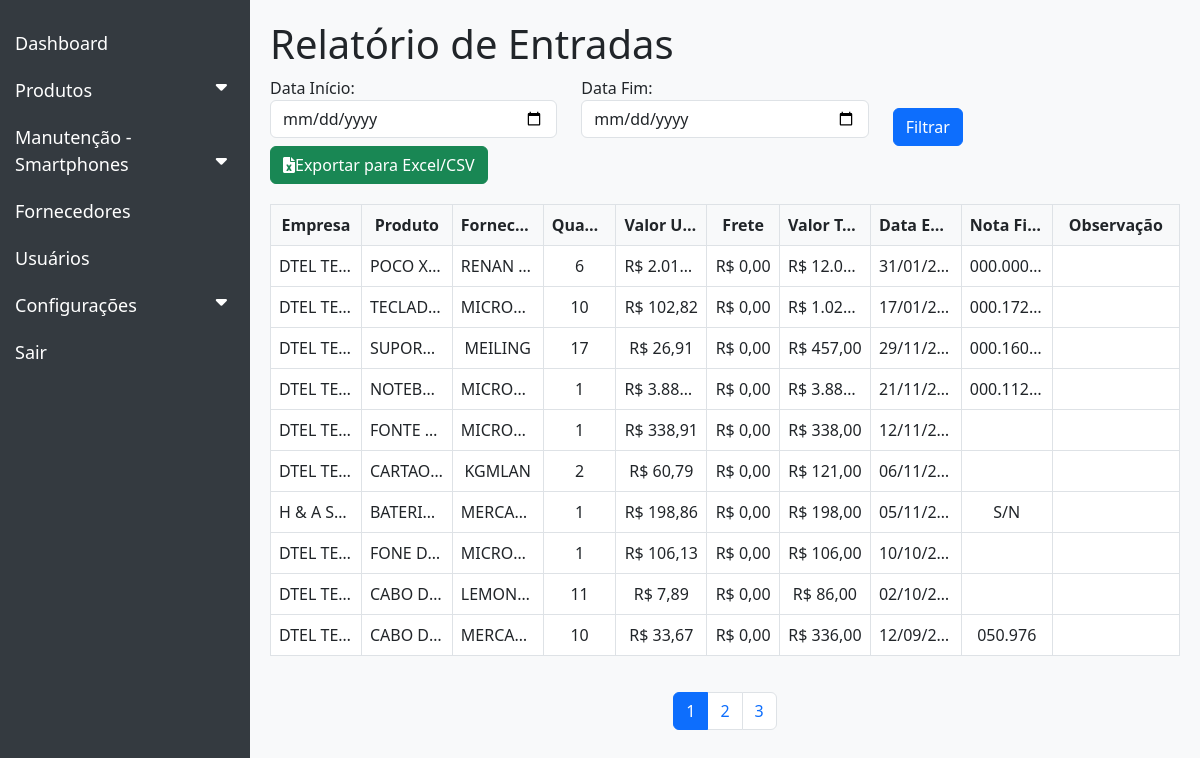
The app's page /product/product_rel_entry.php with its own data.
### tables this page shows
CREATE TABLE `entrada_produto` (
  `id_entrada` int(11) NOT NULL,
  `id_empresa` int(11) DEFAULT NULL,
  `id_produto` int(11) DEFAULT NULL,
  `id_fornecedor` int(11) DEFAULT NULL,
  `quantidade` int(11) NOT NULL,
  `valor_unitario` decimal(10,2) DEFAULT NULL,
  `frete` decimal(10,2) DEFAULT NULL,
  `valor_total` decimal(10,2) DEFAULT NULL,
  `data_entrada` date DEFAULT NULL,
  `nf` varchar(50) DEFAULT NULL,
  `observacao` text DEFAULT NULL
);

CREATE TABLE `empresas` (
  `id` int(11) NOT NULL,
  `nome` varchar(50) NOT NULL,
  `cnpj_empresa` varchar(14) NOT NULL,
  `ativo` tinyint(1) NOT NULL DEFAULT 1
);

CREATE TABLE `produtos` (
  `id` int(11) NOT NULL,
  `nome` varchar(100) NOT NULL,
  `marca` varchar(50) NOT NULL
);

CREATE TABLE `fornecedores` (
  `id` int(11) NOT NULL,
  `nome` varchar(255) NOT NULL,
  `ativo` tinyint(1) NOT NULL DEFAULT 1
);

### product/product_rel_entry.php (the view, shortened to what this page needs)
<?php
include(__DIR__ . '/../config/config.php');
$data_inicio = isset($_GET['data_inicio']) ? $_GET['data_inicio'] : '';
$data_fim = isset($_GET['data_fim']) ? $_GET['data_fim'] : '';
$registros_por_pagina = 10;
$pagina_atual = isset($_GET['pagina']) ? (int)$_GET['pagina'] : 1;
$offset = ($pagina_atual - 1) * $registros_por_pagina;
$sql = "SELECT e.id_empresa, emp.nome AS empresa, p.nome AS produto, f.nome AS fornecedor,
               e.quantidade, e.valor_unitario, e.frete, e.valor_total, e.data_entrada, e.nf, e.observacao
        FROM entrada_produto e
        JOIN empresas emp ON e.id_empresa = emp.id
        JOIN produtos p ON e.id_produto = p.id
        JOIN fornecedores f ON e.id_fornecedor = f.id
        WHERE 1=1";
$sql .= " ORDER BY e.data_entrada DESC";
$sql .= " LIMIT $registros_por_pagina OFFSET $offset";
$result = $mysqli->query($sql);
$sql_total = "SELECT COUNT(*) AS total FROM entrada_produto e WHERE 1=1";
$result_total = $mysqli->query($sql_total);
$total_registros = $result_total->fetch_assoc()['total'];
$total_paginas = ceil($total_registros / $registros_por_pagina);
?>
<!DOCTYPE html>
<html lang="pt-br">
<head>
    <link rel="stylesheet" href="https://cdn.jsdelivr.net/npm/bootstrap@5.3.0/dist/css/bootstrap.min.css">
    <link rel="stylesheet" href="https://cdnjs.cloudflare.com/ajax/libs/font-awesome/6.0.0-beta3/css/all.min.css">
    <link rel="stylesheet" href="https://cdnjs.cloudflare.com/ajax/libs/colresizable/1.6.0/colResizable.min.css">
</head>
<body>
    <?php include(__DIR__ . '/../sidebar.php'); ?>
    <div class="main-content">
        <h1>Relatório de Entradas</h1>
        <form method="GET" action="" class="filter-form">
            <div class="row">
                <div class="col-md-4">
                    <label for="data_inicio">Data Início:</label>
                    <input type="date" id="data_inicio" name="data_inicio" class="form-control" value="<?php echo htmlspecialchars($data_inicio); ?>">
                </div>
                <div class="col-md-4">
                    <label for="data_fim">Data Fim:</label>
                    <input type="date" id="data_fim" name="data_fim" class="form-control" value="<?php echo htmlspecialchars($data_fim); ?>">
                </div>
                <div class="col-md-4">
                    <button type="submit" class="btn btn-primary" style="margin-top: 32px;">Filtrar</button>
                </div>
                <div class="col-md-4">
                    <a href="export_entry.php" class="btn btn-success">
                        <i class="fas fa-file-excel"></i>Exportar para Excel/CSV
                    </a>
                </div>
            </div>
        </form>
        <div class="table-container">
            <table class="table table-bordered table-spreadsheet table-fixed" id="resizableTable">
                <thead>
                    <tr>
                        <th style="width: 10%;">Empresa</th>
                        <th style="width: 10%;">Produto</th>
                        <th style="width: 10%;">Fornecedor</th>
                        <th style="width: 8%;">Quantidade</th>
                        <th style="width: 10%;">Valor Unitário</th>
                        <th style="width: 8%;">Frete</th>
                        <th style="width: 10%;">Valor Total</th>
                        <th style="width: 10%;">Data Entrada</th>
                        <th style="width: 10%;">Nota Fiscal</th>
                        <th style="width: 14%;">Observação</th>
                    </tr>
                </thead>
                <tbody>
                    <?php while ($row = $result->fetch_assoc()): ?>
                        <tr>
                            <td><?php echo htmlspecialchars($row['empresa']); ?></td>
                            <td><?php echo htmlspecialchars($row['produto']); ?></td>
                            <td><?php echo htmlspecialchars($row['fornecedor']); ?></td>
                            <td><?php echo htmlspecialchars($row['quantidade']); ?></td>
                            <td>R$ <?php echo number_format($row['valor_unitario'], 2, ',', '.'); ?></td>
                            <td>R$ <?php echo number_format($row['frete'], 2, ',', '.'); ?></td>
                            <td>R$ <?php echo number_format($row['valor_total'], 2, ',', '.'); ?></td>
                            <td><?php echo date('d/m/Y', strtotime($row['data_entrada'])); ?></td>
                            <td><?php echo htmlspecialchars($row['nf']); ?></td>
                            <td><?php echo nl2br(htmlspecialchars($row['observacao'])); ?></td>
                        </tr>
                    <?php endwhile; ?>
                </tbody>
            </table>
        </div>
        <nav>
            <ul class="pagination">
                <?php for ($i = 1; $i <= $total_paginas; $i++): ?>
                    <li class="page-item <?php echo ($i == $pagina_atual) ? 'active' : ''; ?>">
                        <a class="page-link" href="?pagina=<?php echo $i; ?>&data_inicio=<?php echo $data_inicio; ?>&data_fim=<?php echo $data_fim; ?>"><?php echo $i; ?></a>
                    </li>
                <?php endfor; ?>
            </ul>
        </nav>
    </div>
</body>
</html>

### sidebar.php (shortened to what this page needs)
<div class="sidebar">
    <a href="/centro_de_custos/dashboard/painel.php">Dashboard</a>
    <button class="dropdown-btn">Produtos
        <i class="fas fa-caret-down"></i>
    </button>
    <button class="dropdown-btn">Manutenção - Smartphones
        <i class="fas fa-caret-down"></i>
    </button>
    <a href="/centro_de_custos/settings/supplier_menu.php">Fornecedores</a>
    <a href="/centro_de_custos/settings/user_menu.php">Usuários</a>
    <button class="dropdown-btn">Configurações
        <i class="fas fa-caret-down"></i>
    </button>
    <a href="/centro_de_custos/dashboard/logout.php">Sair</a>
</div>

### product/product_rel_entry.php (style rules this page uses)
.table-fixed { table-layout: fixed; width: 100%; }
.table-fixed th, .table-fixed td { overflow: hidden; text-overflow: ellipsis; white-space: nowrap; }
.table-container { overflow-x: auto; }
.table-spreadsheet { border: 1px solid #dee2e6; }
.table-spreadsheet th, .table-spreadsheet td { border: 1px solid #dee2e6; padding: 8px; text-align: center; }
.table-spreadsheet th { background-color: #f8f9fa; font-weight: bold; }
.pagination { justify-content: center; margin-top: 20px; }
.filter-form { margin-bottom: 20px; }
body { background-color: #f8f9fa; display: flex; }
.sidebar { height: 100vh; width: 250px; position: fixed; top: 0; left: 0; background-color: #343a40; padding-top: 20px; }
.sidebar a { padding: 10px 15px; text-decoration: none; font-size: 18px; color: #ffffff; display: block; }
.main-content { margin-left: 250px; padding: 20px; width: calc(100% - 250px); }

### sidebar.php (style rules this page uses)
.sidebar { height: 100%; width: 250px; position: fixed; top: 0; left: 0; background-color: #343a40; padding-top: 20px; }
.sidebar a, .dropdown-btn { padding: 10px 15px; text-decoration: none; font-size: 18px; color: #ffffff; display: block; border: none; background: none; width: 100%; text-align: left; cursor: pointer; outline: none; }
.fa-caret-down { float: right; padding-right: 8px; }

### records on screen
entrada_produto: id_empresa.nome "DTEL TE…", id_produto.nome "POCO X…", id_fornecedor.nome "RENAN…", quantidade "6", valor_unitario "2.01…", frete "0,00", valor_total "12.0…", data_entrada "31/01/2…", nf "000.000…"
entrada_produto: id_empresa.nome "DTEL TE…", id_produto.nome "TECLAD…", id_fornecedor.nome "MICRO…", quantidade "10", valor_unitario "102,82", frete "0,00", valor_total "1.02…", data_entrada "17/01/2…", nf "000.172…"
entrada_produto: id_empresa.nome "DTEL TE…", id_produto.nome "SUPORT…", id_fornecedor.nome "MEILING", quantidade "17", valor_unitario "26,91", frete "0,00", valor_total "457,00", data_entrada "29/11/2…", nf "000.160…"
entrada_produto: id_empresa.nome "DTEL TE…", id_produto.nome "NOTEB…", id_fornecedor.nome "MICRO…", quantidade "1", valor_unitario "3.88…", frete "0,00", valor_total "3.88…", data_entrada "21/11/2…", nf "000.112…"
entrada_produto: id_empresa.nome "DTEL TE…", id_produto.nome "FONTE…", id_fornecedor.nome "MICRO…", quantidade "1", valor_unitario "338,91", frete "0,00", valor_total "338,00", data_entrada "12/11/2…"
entrada_produto: id_empresa.nome "DTEL TE…", id_produto.nome "CARTAO…", id_fornecedor.nome "KGMLAN", quantidade "2", valor_unitario "60,79", frete "0,00", valor_total "121,00", data_entrada "06/11/2…"
entrada_produto: id_empresa.nome "H & A S…", id_produto.nome "BATERI…", id_fornecedor.nome "MERCA…", quantidade "1", valor_unitario "198,86", frete "0,00", valor_total "198,00", data_entrada "05/11/2…", nf "S/N"
entrada_produto: id_empresa.nome "DTEL TE…", id_produto.nome "FONE D…", id_fornecedor.nome "MICRO…", quantidade "1", valor_unitario "106,13", frete "0,00", valor_total "106,00", data_entrada "10/10/2…"
entrada_produto: id_empresa.nome "DTEL TE…", id_produto.nome "CABO D…", id_fornecedor.nome "LEMON…", quantidade "11", valor_unitario "7,89", frete "0,00", valor_total "86,00", data_entrada "02/10/2…"
entrada_produto: id_empresa.nome "DTEL TE…", id_produto.nome "CABO D…", id_fornecedor.nome "MERCA…", quantidade "10", valor_unitario "33,67", frete "0,00", valor_total "336,00", data_entrada "12/09/2…", nf "050.976"
